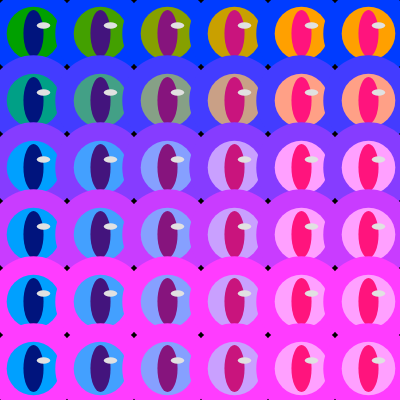
Frame 1 (no input)
Frame 60 (no input): identical to frame 1, image omitted
Frame 120 (the mouse pressed at the canvas centre since frame 60): identical to frame 1, image omitted

The p5.js sketch that drew this single still picture (run headless with seeded random() and noise() and a simulated clock; from frame 60 on, the mouse is pressed at the canvas centre):

// p5.js sketch
// ── sketch.js
function setup() {
  createCanvas(400, 400);
}

function draw() {
  background(0);
  
  var circleSize = 67;
  
translate(circleSize/2, circleSize/2);
  noStroke();
  
  for(var x = 0; x < width; x += circleSize) {
    
    for (var y = 0; y < width; y += circleSize) {
      
      fill(1*y, 60, 255);
      ellipse(x,y, circleSize*1.35, circleSize*1.35);
      fill(1*x, 160, 2*y);
      ellipse(x,y, circleSize*0.8, circleSize*0.8);
      fill(x*1, 20, 125);
      ellipse(x,y, circleSize*0.3, circleSize*0.7);
      fill(225);
      ellipse(x+10,y-8, circleSize*0.2, circleSize*0.1)
    }
  }
}
